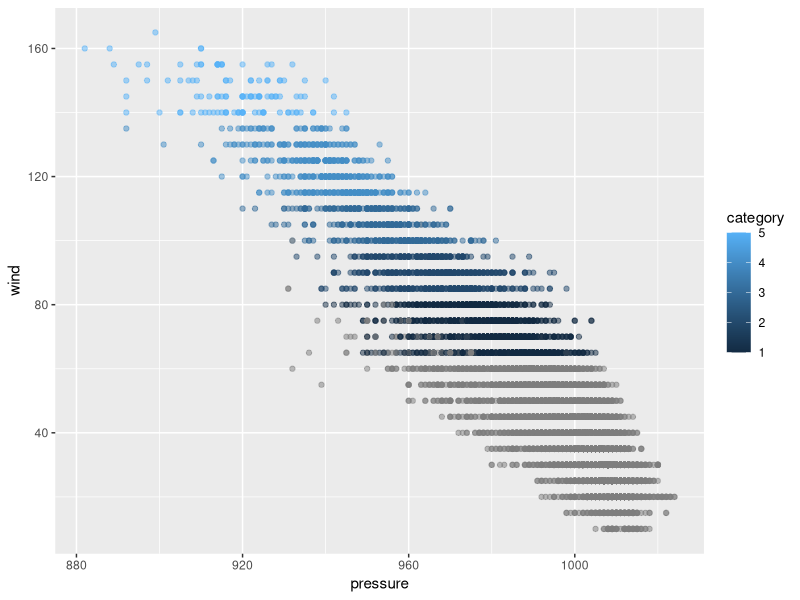

This chart was generated by the following R code:
## ---- chunk 1
library(tidyverse)
library(ggplot2)
## ---- chunk 2
ggplot(data = storms) +
  geom_point(mapping = aes(x = pressure, y = wind, color = category), alpha = 0.5)
